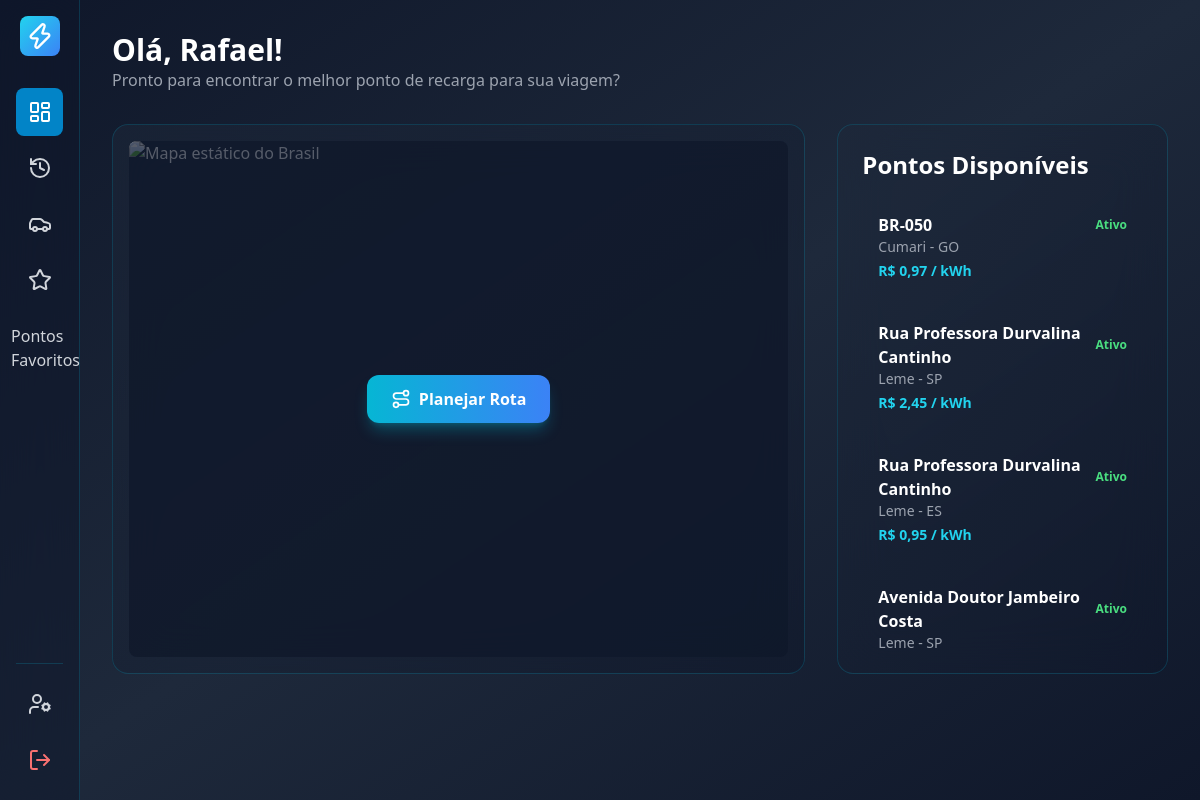
/codigoPWEB/pages/PHP/dashUSER.php (signed in), run on the app's committed database.
### tables this page shows
CREATE TABLE `ponto_carregamento` (
  `ID_PONTO` int(11) NOT NULL,
  `CEP` varchar(9) DEFAULT NULL,
  `NUMERO` varchar(10) DEFAULT NULL,
  `COMPLEMENTO` varchar(100) DEFAULT NULL,
  `LOCALIZACAO` int(11) NOT NULL,
  `VALOR_KWH` decimal(18,6) NOT NULL,
  `FK_STATUS_PONTO` int(11) NOT NULL,
  `FK_ID_USUARIO_CADASTRO` int(11) NOT NULL,
  `LATITUDE` decimal(10,8) DEFAULT NULL COMMENT 'Latitude do ponto de carregamento (-90 a 90)',
  `LONGITUDE` decimal(11,8) DEFAULT NULL COMMENT 'Longitude do ponto de carregamento (-180 a 180)'
);

CREATE TABLE `cep` (
  `ID_CEP` int(11) NOT NULL,
  `CEP` varchar(9) DEFAULT NULL,
  `LOGRADOURO` varchar(255) NOT NULL,
  `FK_BAIRRO` int(11) NOT NULL
);

CREATE TABLE `cidade` (
  `ID_CIDADE` int(11) NOT NULL,
  `NOME` varchar(50) NOT NULL,
  `FK_ESTADO` int(11) NOT NULL
);

CREATE TABLE `estado` (
  `ID_ESTADO` int(11) NOT NULL,
  `UF` char(2) NOT NULL
);

### codigoPWEB/pages/PHP/dashUSER.php (the view, shortened to what this page needs)
<?php
$host = '127.0.0.1';
$dbname = 'heliomax';
$username = 'root';
$password = '';
try {
    $pdo = new PDO("mysql:host=$host;dbname=$dbname;charset=utf8mb4", $username, $password);
    $pdo->setAttribute(PDO::ATTR_ERRMODE, PDO::ERRMODE_EXCEPTION);
} catch (PDOException $e) {
    die("Erro na conexão: " . $e->getMessage());
}
$stmt_pontos = $pdo->prepare("
    SELECT pc.*, sp.DESCRICAO as status_desc, c.LOGRADOURO, b.NOME as bairro, ci.NOME as cidade, e.UF
    FROM ponto_carregamento pc
    JOIN status_ponto sp ON pc.FK_STATUS_PONTO = sp.ID_STATUS_PONTO
    JOIN cep c ON pc.LOCALIZACAO = c.ID_CEP
    JOIN bairro b ON c.FK_BAIRRO = b.ID_BAIRRO
    JOIN cidade ci ON b.FK_CIDADE = ci.ID_CIDADE
    JOIN estado e ON ci.FK_ESTADO = e.ID_ESTADO
    WHERE sp.DESCRICAO = 'Ativo'
    ORDER BY ci.NOME, b.NOME
");
$stmt_pontos->execute();
$pontos_disponiveis = $stmt_pontos->fetchAll(PDO::FETCH_ASSOC);
?>
<!DOCTYPE html>
<html lang="pt-BR">
<head>
    <script src="https://cdn.tailwindcss.com"></script>
    <link rel="stylesheet" href="https://cdnjs.cloudflare.com/ajax/libs/font-awesome/6.0.0/css/all.min.css">
</head>
<body class="min-h-screen bg-gradient-to-br from-slate-900 via-slate-800 to-slate-900 text-white flex">
    <aside id="sidebar" class="fixed inset-y-0 left-0 w-64 bg-slate-900/50 backdrop-blur-xl border-r border-cyan-500/20 p-4
               flex flex-col flex-shrink-0 z-50
               md:relative md:translate-x-0
               transition-all duration-300 sidebar-mobile-hidden">
        <div class="flex items-center gap-3 mb-10">
            <div
                class="w-12 h-12 bg-gradient-to-br from-cyan-400 to-blue-500 rounded-lg flex items-center justify-center flex-shrink-0">
                <i data-lucide="zap" class="w-7 h-7 text-white"></i>
            </div>
        </div>
        <nav class="flex-grow">
            <a href="#"
                class="flex items-center gap-3 px-4 py-3 rounded-lg text-gray-300 hover:bg-cyan-600/50 transition-colors sidebar-item active"
                title="Dashboard">
                <i data-lucide="layout-dashboard" class="flex-shrink-0"></i>
            </a>
            <a href="historico.php"
                class="flex items-center gap-3 px-4 py-3 rounded-lg text-gray-300 hover:bg-cyan-600/50 transition-colors sidebar-item mt-2"
                title="Histórico">
                <i data-lucide="history" class="flex-shrink-0"></i>
            </a>
            <a href="veiculos.php"
                class="flex items-center gap-3 px-4 py-3 rounded-lg text-gray-300 hover:bg-cyan-600/50 transition-colors sidebar-item mt-2"
                title="Meus Veículos">
                <i data-lucide="car" class="flex-shrink-0"></i>
            </a>
            <a href="../PHP/avaliacoes.php"
                class="flex items-center gap-3 px-4 py-3 rounded-lg text-gray-300 hover:bg-cyan-600/50 transition-colors sidebar-item mt-2"
                title="Avaliação">
                <i data-lucide="star" class="flex-shrink-0"></i>
            </a>
            <a href="pontos_favoritos.php"
                class="flex items-center gap-3 px-4 py-3 rounded-lg text-gray-300 hover:bg-cyan-600/50 transition-colors sidebar-item mt-2">
                <i data-lucide="map-pin"></i> <span>Pontos Favoritos</span>
            </a>
        </nav>
        <div class="mt-auto pt-4 border-t border-cyan-500/20">
            <a href="perfil.php"
                class="flex items-center gap-3 px-4 py-3 rounded-lg text-gray-300 hover:bg-cyan-600/50 transition-colors sidebar-item"
                title="Minha Conta">
                <i data-lucide="user-cog" class="flex-shrink-0"></i>
            </a>
            <a href="?logout=1"
                class="flex items-center gap-3 px-4 py-3 rounded-lg text-red-400 hover:bg-red-500/30 transition-colors sidebar-item mt-2"
                title="Sair">
                <i data-lucide="log-out" class="flex-shrink-0"></i>
            </a>
        </div>
    </aside>
    <main class="flex-1 p-4 sm:p-6 lg:p-8 overflow-y-auto">
        <header class="flex justify-between items-center mb-6 lg:mb-8 flex-wrap gap-4">
            <div class="flex-1 min-w-0">
                <h1 class="text-2xl sm:text-3xl font-bold text-white">Olá,
                    <?php echo htmlspecialchars(explode(' ', $_SESSION['usuario_nome'])[0]); ?>!
                </h1>
                <p class="text-gray-400 text-sm sm:text-base">Pronto para encontrar o melhor ponto de recarga para sua
                    viagem?</p>
            </div>
        </header>
        <div class="grid grid-cols-1 lg:grid-cols-3 gap-6 lg:gap-8">
            <div class="lg:col-span-2 bg-gradient-to-br from-slate-800/50 to-slate-900/50 backdrop-blur-xl rounded-2xl border border-cyan-500/20 p-4 flex flex-col"
                style="min-height: 400px; height: calc(100vh - 250px);">
                <div class="w-full h-full rounded-lg relative overflow-hidden">
                    <img src="https://maps.geoapify.com/v1/staticmap?style=klokantech-basic&width=800&height=600&center=lonlat:-47.8825,-14.2350&zoom=4&apiKey=a94d6d7cd9de4604aea43f8e8a1d0a36"
                        alt="Mapa estático do Brasil" class="absolute inset-0 w-full h-full object-cover">
                    <div class="absolute inset-0 bg-slate-900/70"></div>
                    <div class="absolute inset-0 flex items-center justify-center p-4">
                        <a href="simulador.php"
                            class="whitespace-nowrap bg-gradient-to-r from-cyan-500 to-blue-500 hover:from-cyan-600 hover:to-blue-600 text-white font-bold py-3 px-6 rounded-xl flex items-center gap-2 shadow-lg shadow-cyan-500/30 hover:shadow-cyan-500/50 transition-all duration-300 hover:scale-[1.03] text-base">
                            <i data-lucide="route" class="w-5 h-5"></i>
                            <span>Planejar Rota</span>
                        </a>
                    </div>
                </div>
            </div>
            <div class="flex flex-col bg-gradient-to-br from-slate-800/50 to-slate-900/50 backdrop-blur-xl rounded-2xl border border-cyan-500/20 p-4 sm:p-6"
                style="min-height: 400px; max-height: calc(100vh - 250px);">
                <h2 class="text-xl sm:text-2xl font-bold mb-4">Pontos Disponíveis</h2>
                <div class="overflow-y-auto flex-1">
                    <?php if (empty($pontos_disponiveis)): ?>
                        <p class="text-gray-400 text-center py-10 text-sm sm:text-base">Nenhum ponto ativo encontrado no
                            momento.</p>
                    <?php else: ?>
                        <?php foreach ($pontos_disponiveis as $ponto): ?>
                            <div class="p-3 sm:p-4 rounded-lg hover:bg-slate-700/50 transition-colors mb-2">
                                <div class="flex justify-between items-center">
                                    <p class="font-semibold text-sm sm:text-base">
                                        <?php echo htmlspecialchars($ponto['LOGRADOURO']); ?>
                                    </p>
                                    <span class="text-xs font-bold text-green-400">Ativo</span>
                                </div>
                                <p class="text-xs sm:text-sm text-gray-400"><?php echo htmlspecialchars($ponto['cidade']); ?> -
                                    <?php echo htmlspecialchars($ponto['UF']); ?>
                                </p>
                                <p class="text-xs sm:text-sm font-semibold text-cyan-400 mt-1">R$
                                    <?php echo number_format($ponto['VALOR_KWH'], 2, ',', '.'); ?> / kWh
                                </p>
                            </div>
                        <?php endforeach; ?>
                    <?php endif; ?>
                </div>
            </div>
        </div>
    </main>
</body>
</html>

### codigoPWEB/pages/PHP/dashUSER.php (style rules this page uses)
.sidebar-item.active { background-color: #0284c7; color: white; }
.sidebar-mobile-hidden { transform: translateX(-100%); }
@media (min-width: 768px) and (max-width: 1279px) { aside#sidebar { width: 5rem !important; } }
@media (min-width: 768px) and (max-width: 1279px) { aside#sidebar .sidebar-item { justify-content: center !important; padding: 0.75rem !important; } }
@media (min-width: 768px) and (max-width: 1279px) { aside#sidebar .flex.items-center.gap-3.mb-10 { justify-content: center; margin-bottom: 2rem; } }
@media (min-width: 768px) and (max-width: 1279px) { aside#sidebar .w-12 { width: 2.5rem !important; height: 2.5rem !important; } }
@media (min-width: 768px) and (max-width: 1279px) { aside#sidebar .mt-auto { border-top: 1px solid rgba(6, 182, 212, 0.2); } }

### data on the page
ponto_carregamento: LOCALIZACAO.LOGRADOURO "BR-050", cidade.NOME "Cumari", estado.UF "GO", VALOR_KWH "0,97"
ponto_carregamento: LOCALIZACAO.LOGRADOURO "Rua Professora Durvalina Cantinho", cidade.NOME "Leme", estado.UF "SP", VALOR_KWH "2,45"
ponto_carregamento: LOCALIZACAO.LOGRADOURO "Rua Professora Durvalina Cantinho", cidade.NOME "Leme", estado.UF "ES", VALOR_KWH "0,95"
ponto_carregamento: LOCALIZACAO.LOGRADOURO "Avenida Doutor Jambeiro Costa", cidade.NOME "Leme", estado.UF "SP"

### other printed values
explode(' ', $_SESSION['usuario_nome'])[0] "Rafael"
